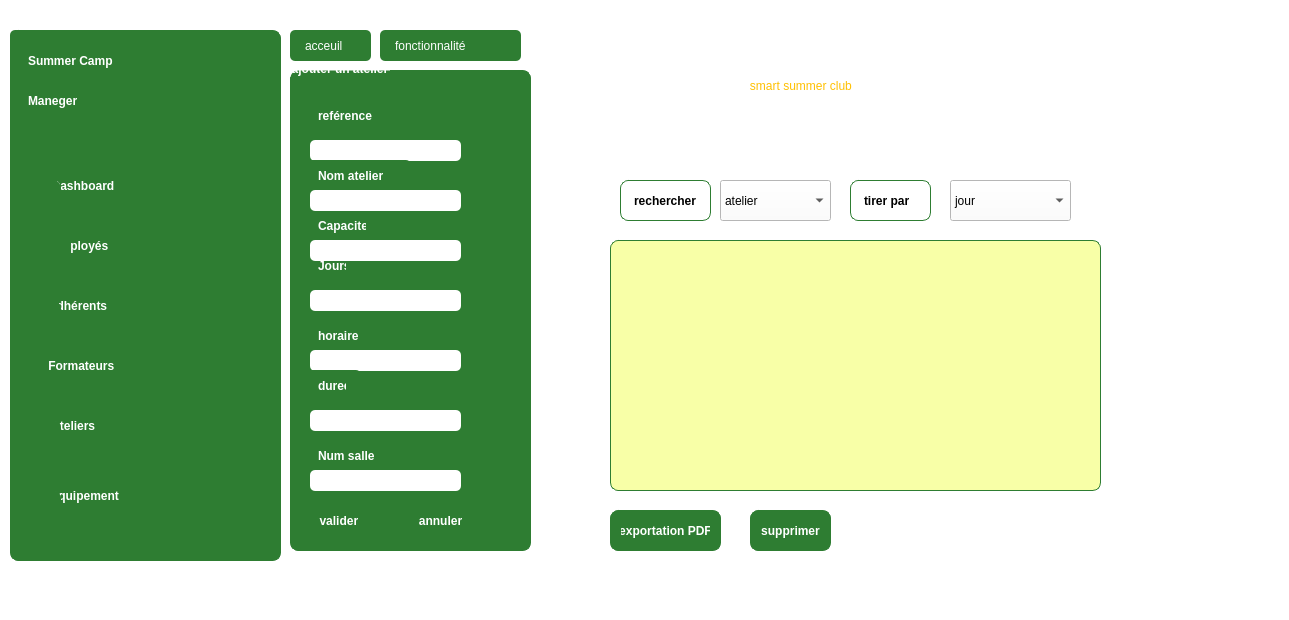
<?xml version="1.0" encoding="UTF-8"?>
<ui version="4.0">
 <class>MainWindow</class>
 <widget class="QMainWindow" name="MainWindow">
  <property name="geometry">
   <rect>
    <x>0</x>
    <y>0</y>
    <width>1289</width>
    <height>620</height>
   </rect>
  </property>
  <property name="windowTitle">
   <string>MainWindow</string>
  </property>
  <property name="styleSheet">
   <string notr="true">background-color: rgb(255, 255, 255);</string>
  </property>
  <widget class="QWidget" name="centralwidget">
   <widget class="QGroupBox" name="groupBox_5">
    <property name="geometry">
     <rect>
      <x>290</x>
      <y>60</y>
      <width>241</width>
      <height>491</height>
     </rect>
    </property>
    <property name="styleSheet">
     <string notr="true">  background-color: #2E7D32;   
font: 12pt &quot;Segoe UI&quot;;
    color: white;                
    border: 1px solid #2e7d32;   
    border-radius: 8px;
    margin-top: 10px;
    padding: 10px;
    font-weight: bold;</string>
    </property>
    <property name="title">
     <string>ajouter un atelier</string>
    </property>
    <widget class="QLineEdit" name="lineEdit_22">
     <property name="geometry">
      <rect>
       <x>20</x>
       <y>70</y>
       <width>151</width>
       <height>31</height>
      </rect>
     </property>
     <property name="styleSheet">
      <string notr="true">   
background-color: rgb(255, 255, 255);
font: 7pt &quot;Segoe UI&quot;;
    color: white;                
    border: none;               
    border-radius: 5px;         
    padding: 8px 15px;          
    text-align: left; </string>
     </property>
    </widget>
    <widget class="QLabel" name="label_26">
     <property name="geometry">
      <rect>
       <x>10</x>
       <y>30</y>
       <width>91</width>
       <height>41</height>
      </rect>
     </property>
     <property name="styleSheet">
      <string notr="true"> background-color: #2E7D32;   
font: 600 7pt &quot;Segoe UI&quot;;
font: 7pt &quot;Segoe UI&quot;;

    color: white;                
    border: none;               
    border-radius: 5px;         
    padding: 8px 15px;          
    text-align: left; </string>
     </property>
     <property name="text">
      <string>reférence</string>
     </property>
    </widget>
    <widget class="QLabel" name="label_27">
     <property name="geometry">
      <rect>
       <x>10</x>
       <y>90</y>
       <width>111</width>
       <height>41</height>
      </rect>
     </property>
     <property name="styleSheet">
      <string notr="true"> background-color: #2E7D32;   
font: 7pt &quot;Segoe UI&quot;;
    color: white;                
    border: none;               
    border-radius: 5px;         
    padding: 8px 15px;          
    text-align: left; </string>
     </property>
     <property name="text">
      <string>Nom atelier</string>
     </property>
    </widget>
    <widget class="QLabel" name="label_28">
     <property name="geometry">
      <rect>
       <x>10</x>
       <y>140</y>
       <width>81</width>
       <height>41</height>
      </rect>
     </property>
     <property name="styleSheet">
      <string notr="true"> background-color: #2E7D32;   
font: 7pt &quot;Segoe UI&quot;;
    color: white;                
    border: none;               
    border-radius: 5px;         
    padding: 8px 15px;          
    text-align: left; </string>
     </property>
     <property name="text">
      <string>Capacite </string>
     </property>
    </widget>
    <widget class="QLineEdit" name="lineEdit_23">
     <property name="geometry">
      <rect>
       <x>20</x>
       <y>120</y>
       <width>151</width>
       <height>31</height>
      </rect>
     </property>
     <property name="styleSheet">
      <string notr="true"> 
background-color: rgb(255, 255, 255);
font: 7pt &quot;Segoe UI&quot;;
    color: white;                
    border: none;               
    border-radius: 5px;         
    padding: 8px 15px;          
    text-align: left; </string>
     </property>
    </widget>
    <widget class="QLabel" name="label_29">
     <property name="geometry">
      <rect>
       <x>30</x>
       <y>230</y>
       <width>63</width>
       <height>20</height>
      </rect>
     </property>
     <property name="text">
      <string/>
     </property>
    </widget>
    <widget class="QLabel" name="label_30">
     <property name="geometry">
      <rect>
       <x>10</x>
       <y>180</y>
       <width>61</width>
       <height>41</height>
      </rect>
     </property>
     <property name="styleSheet">
      <string notr="true"> background-color: #2E7D32;   
font: 7pt &quot;Segoe UI&quot;;
    color: white;                
    border: none;               
    border-radius: 5px;         
    padding: 8px 15px;          
    text-align: left; </string>
     </property>
     <property name="text">
      <string>Jours</string>
     </property>
    </widget>
    <widget class="QLineEdit" name="lineEdit_24">
     <property name="geometry">
      <rect>
       <x>20</x>
       <y>170</y>
       <width>151</width>
       <height>31</height>
      </rect>
     </property>
     <property name="styleSheet">
      <string notr="true"> 
background-color: rgb(255, 255, 255);
font: 7pt &quot;Segoe UI&quot;;
    color: white;                
    border: none;               
    border-radius: 5px;         
    padding: 8px 15px;          
    text-align: left; </string>
     </property>
    </widget>
    <widget class="QLabel" name="label_31">
     <property name="geometry">
      <rect>
       <x>10</x>
       <y>250</y>
       <width>81</width>
       <height>41</height>
      </rect>
     </property>
     <property name="styleSheet">
      <string notr="true"> background-color: #2E7D32;   
font: 7pt &quot;Segoe UI&quot;;
    color: white;                
    border: none;               
    border-radius: 5px;         
    padding: 8px 15px;          
    text-align: left; </string>
     </property>
     <property name="text">
      <string>horaire</string>
     </property>
    </widget>
    <widget class="QLineEdit" name="lineEdit_25">
     <property name="geometry">
      <rect>
       <x>20</x>
       <y>220</y>
       <width>151</width>
       <height>31</height>
      </rect>
     </property>
     <property name="styleSheet">
      <string notr="true"> 
background-color: rgb(255, 255, 255);
font: 7pt &quot;Segoe UI&quot;;
    color: white;                
    border: none;               
    border-radius: 5px;         
    padding: 8px 15px;          
    text-align: left; </string>
     </property>
    </widget>
    <widget class="QLineEdit" name="lineEdit_26">
     <property name="geometry">
      <rect>
       <x>20</x>
       <y>280</y>
       <width>151</width>
       <height>31</height>
      </rect>
     </property>
     <property name="styleSheet">
      <string notr="true"> 
background-color: rgb(255, 255, 255);
font: 7pt &quot;Segoe UI&quot;;
    color: white;                
    border: none;               
    border-radius: 5px;         
    padding: 8px 15px;          
    text-align: left; </string>
     </property>
    </widget>
    <widget class="QLineEdit" name="lineEdit_27">
     <property name="geometry">
      <rect>
       <x>20</x>
       <y>340</y>
       <width>151</width>
       <height>31</height>
      </rect>
     </property>
     <property name="styleSheet">
      <string notr="true"> 
background-color: rgb(255, 255, 255);
font: 7pt &quot;Segoe UI&quot;;
    color: white;                
    border: none;               
    border-radius: 5px;         
    padding: 8px 15px;          
    text-align: left; </string>
     </property>
    </widget>
    <widget class="QLabel" name="label_32">
     <property name="geometry">
      <rect>
       <x>10</x>
       <y>300</y>
       <width>61</width>
       <height>41</height>
      </rect>
     </property>
     <property name="styleSheet">
      <string notr="true"> background-color: #2E7D32;   
font: 7pt &quot;Segoe UI&quot;;
    color: white;                
    border: none;               
    border-radius: 5px;         
    padding: 8px 15px;          
    text-align: left; </string>
     </property>
     <property name="text">
      <string>duree</string>
     </property>
    </widget>
    <widget class="QLabel" name="label_33">
     <property name="geometry">
      <rect>
       <x>10</x>
       <y>370</y>
       <width>91</width>
       <height>41</height>
      </rect>
     </property>
     <property name="styleSheet">
      <string notr="true"> background-color: #2E7D32;   
font: 7pt &quot;Segoe UI&quot;;
    color: white;                
    border: none;               
    border-radius: 5px;         
    padding: 8px 15px;          
    text-align: left; </string>
     </property>
     <property name="text">
      <string>Num salle</string>
     </property>
    </widget>
    <widget class="QLineEdit" name="lineEdit_28">
     <property name="geometry">
      <rect>
       <x>20</x>
       <y>400</y>
       <width>151</width>
       <height>31</height>
      </rect>
     </property>
     <property name="styleSheet">
      <string notr="true"> 
background-color: rgb(255, 255, 255);
font: 7pt &quot;Segoe UI&quot;;
    color: white;                
    border: none;               
    border-radius: 5px;         
    padding: 8px 15px;          
    text-align: left; </string>
     </property>
    </widget>
    <widget class="QPushButton" name="pushButton_7">
     <property name="geometry">
      <rect>
       <x>10</x>
       <y>430</y>
       <width>81</width>
       <height>51</height>
      </rect>
     </property>
     <property name="styleSheet">
      <string notr="true"> background-color: #2E7D32;   
font: 7pt &quot;Segoe UI&quot;;
    color: white;                
    border: 1px solid #2e7d32;   
    border-radius: 8px;
    margin-top: 10px;
    padding: 10px;
    font-weight: bold;</string>
     </property>
     <property name="text">
      <string>valider </string>
     </property>
    </widget>
    <widget class="QPushButton" name="pushButton_8">
     <property name="geometry">
      <rect>
       <x>110</x>
       <y>430</y>
       <width>81</width>
       <height>51</height>
      </rect>
     </property>
     <property name="styleSheet">
      <string notr="true"> background-color: #2E7D32;   
font: 7pt &quot;Segoe UI&quot;;
    color: white;                
    border: 1px solid #2e7d32;   
    border-radius: 8px;
    margin-top: 10px;
    padding: 10px;
    font-weight: bold;
</string>
     </property>
     <property name="text">
      <string>annuler</string>
     </property>
    </widget>
   </widget>
   <widget class="QPushButton" name="pushButton_9">
    <property name="geometry">
     <rect>
      <x>290</x>
      <y>30</y>
      <width>81</width>
      <height>31</height>
     </rect>
    </property>
    <property name="styleSheet">
     <string notr="true"> background-color: #2E7D32;   
font: 600 11pt &quot;Segoe UI&quot;;
font: 10pt &quot;Segoe UI&quot;;
    color: white;                
    border: none;               
    border-radius: 5px;         
    padding: 8px 15px;          
    text-align: left; </string>
    </property>
    <property name="text">
     <string>acceuil</string>
    </property>
   </widget>
   <widget class="QPushButton" name="pushButton_10">
    <property name="geometry">
     <rect>
      <x>380</x>
      <y>30</y>
      <width>141</width>
      <height>31</height>
     </rect>
    </property>
    <property name="styleSheet">
     <string notr="true"> background-color: #2E7D32;   
font: 600 11pt &quot;Segoe UI&quot;;
font: 10pt &quot;Segoe UI&quot;;
    color: white;                
    border: none;               
    border-radius: 5px;         
    padding: 8px 15px;          
    text-align: left; </string>
    </property>
    <property name="text">
     <string>fonctionnalité</string>
    </property>
   </widget>
   <widget class="QWidget" name="widget" native="true">
    <property name="geometry">
     <rect>
      <x>610</x>
      <y>230</y>
      <width>491</width>
      <height>261</height>
     </rect>
    </property>
    <property name="styleSheet">
     <string notr="true">background-color: rgb(248, 255, 167);
  
font: 12pt &quot;Segoe UI&quot;;
    color: white;                
    border: 1px solid #2e7d32;   
    border-radius: 8px;
    margin-top: 10px;
    padding: 10px;
    font-weight: bold;</string>
    </property>
   </widget>
   <widget class="QLabel" name="label">
    <property name="geometry">
     <rect>
      <x>620</x>
      <y>170</y>
      <width>91</width>
      <height>51</height>
     </rect>
    </property>
    <property name="styleSheet">
     <string notr="true">background-color: rgb(255, 255, 255);

font: 8pt &quot;Segoe UI&quot;;
    color: black;                
    border: 1px solid #2e7d32;   
    border-radius: 8px;
    margin-top: 10px;
    padding: 10px;
    font-weight: bold;</string>
    </property>
    <property name="text">
     <string>rechercher </string>
    </property>
   </widget>
   <widget class="QLabel" name="label_4">
    <property name="geometry">
     <rect>
      <x>850</x>
      <y>170</y>
      <width>81</width>
      <height>51</height>
     </rect>
    </property>
    <property name="styleSheet">
     <string notr="true">  
background-color: rgb(255, 255, 255);
font: 8pt &quot;Segoe UI&quot;;
    color: black;                
    border: 1px solid #2e7d32;   
    border-radius: 8px;
    margin-top: 10px;
    padding: 10px;
    font-weight: bold;</string>
    </property>
    <property name="text">
     <string>tirer par</string>
    </property>
   </widget>
   <widget class="QPushButton" name="pushButton_11">
    <property name="geometry">
     <rect>
      <x>610</x>
      <y>500</y>
      <width>111</width>
      <height>51</height>
     </rect>
    </property>
    <property name="styleSheet">
     <string notr="true"> background-color: #2E7D32;   
font: 7pt &quot;Segoe UI&quot;;
    color: white;                
    border: 1px solid #2e7d32;   
    border-radius: 8px;
    margin-top: 10px;
    padding: 10px;
    font-weight: bold;</string>
    </property>
    <property name="text">
     <string>exportation PDF</string>
    </property>
   </widget>
   <widget class="QPushButton" name="pushButton_12">
    <property name="geometry">
     <rect>
      <x>750</x>
      <y>500</y>
      <width>81</width>
      <height>51</height>
     </rect>
    </property>
    <property name="styleSheet">
     <string notr="true"> background-color: #2E7D32;   
font: 7pt &quot;Segoe UI&quot;;
    color: white;                
    border: 1px solid #2e7d32;   
    border-radius: 8px;
    margin-top: 10px;
    padding: 10px;
    font-weight: bold;</string>
    </property>
    <property name="text">
     <string>supprimer</string>
    </property>
   </widget>
   <widget class="QComboBox" name="comboBox">
    <property name="geometry">
     <rect>
      <x>720</x>
      <y>180</y>
      <width>111</width>
      <height>41</height>
     </rect>
    </property>
    <item>
     <property name="text">
      <string>atelier</string>
     </property>
    </item>
   </widget>
   <widget class="QComboBox" name="comboBox_2">
    <property name="geometry">
     <rect>
      <x>950</x>
      <y>180</y>
      <width>121</width>
      <height>41</height>
     </rect>
    </property>
    <item>
     <property name="text">
      <string>jour</string>
     </property>
    </item>
   </widget>
   <widget class="QLabel" name="label_5">
    <property name="geometry">
     <rect>
      <x>610</x>
      <y>30</y>
      <width>131</width>
      <height>101</height>
     </rect>
    </property>
    <property name="text">
     <string/>
    </property>
    <property name="pixmap">
     <pixmap>../../Downloads/logoooooooo.png</pixmap>
    </property>
    <property name="scaledContents">
     <bool>true</bool>
    </property>
   </widget>
   <widget class="QGroupBox" name="groupBox">
    <property name="geometry">
     <rect>
      <x>10</x>
      <y>20</y>
      <width>271</width>
      <height>541</height>
     </rect>
    </property>
    <property name="styleSheet">
     <string notr="true"> background-color: #2E7D32;   
font: 12pt &quot;Segoe UI&quot;;
    color: white;                
    border: 1px solid #2e7d32;   
    border-radius: 8px;
    margin-top: 10px;
    padding: 10px;
    font-weight: bold;</string>
    </property>
    <property name="title">
     <string/>
    </property>
    <widget class="QPushButton" name="pushButton">
     <property name="geometry">
      <rect>
       <x>0</x>
       <y>130</y>
       <width>271</width>
       <height>61</height>
      </rect>
     </property>
     <property name="styleSheet">
      <string notr="true"> background-color: #2E7D32;    
font: 600 11pt &quot;Segoe UI&quot;;
font: 14pt &quot;Segoe UI&quot;;
    color: white;                
    border: none;               
    border-radius: 5px;         
    padding: 8px 15px;          
    text-align: left; </string>
     </property>
     <property name="text">
      <string>        Dashboard</string>
     </property>
     <property name="icon">
      <iconset theme="QIcon::ThemeIcon::ImageLoading"/>
     </property>
    </widget>
    <widget class="QPushButton" name="pushButton_2">
     <property name="geometry">
      <rect>
       <x>0</x>
       <y>190</y>
       <width>271</width>
       <height>61</height>
      </rect>
     </property>
     <property name="styleSheet">
      <string notr="true"> background-color:#2E7D32;   
font: 14pt &quot;Segoe UI&quot;;
    color: white;                
    border: none;               
    border-radius: 5px;         
    padding: 8px 15px;          
    text-align: left; </string>
     </property>
     <property name="text">
      <string>        Employés</string>
     </property>
    </widget>
    <widget class="QPushButton" name="pushButton_4">
     <property name="geometry">
      <rect>
       <x>0</x>
       <y>310</y>
       <width>271</width>
       <height>61</height>
      </rect>
     </property>
     <property name="styleSheet">
      <string notr="true"> background-color: #2E7D32;   
font: 14pt &quot;Segoe UI&quot;;
    color: white;                
    border: none;               
    border-radius: 5px;         
    padding: 8px 15px;          
    text-align: left; </string>
     </property>
     <property name="text">
      <string>       Formateurs</string>
     </property>
    </widget>
    <widget class="QPushButton" name="pushButton_3">
     <property name="geometry">
      <rect>
       <x>0</x>
       <y>250</y>
       <width>271</width>
       <height>61</height>
      </rect>
     </property>
     <property name="styleSheet">
      <string notr="true"> background-color: #2E7D32;   
font: 14pt &quot;Segoe UI&quot;;
    color: white;                
    border: none;               
    border-radius: 5px;         
    padding: 8px 15px;          
    text-align: left; </string>
     </property>
     <property name="text">
      <string>       Adhérents</string>
     </property>
    </widget>
    <widget class="QPushButton" name="pushButton_5">
     <property name="geometry">
      <rect>
       <x>0</x>
       <y>370</y>
       <width>271</width>
       <height>61</height>
      </rect>
     </property>
     <property name="styleSheet">
      <string notr="true">  
 background-color: #2E7D32;
font: 14pt &quot;Segoe UI&quot;;
    color: white;                
    border: none;               
    border-radius: 5px;         
    padding: 8px 15px;          
    text-align: left; </string>
     </property>
     <property name="text">
      <string>        Ateliers</string>
     </property>
    </widget>
    <widget class="QPushButton" name="pushButton_6">
     <property name="geometry">
      <rect>
       <x>0</x>
       <y>430</y>
       <width>271</width>
       <height>81</height>
      </rect>
     </property>
     <property name="styleSheet">
      <string notr="true"> background-color: #2E7D32;   
font: 14pt &quot;Segoe UI&quot;;
    color: white;                
    border: none;               
    border-radius: 5px;         
    padding: 8px 15px;          
    text-align: left; </string>
     </property>
     <property name="text">
      <string>        équipement</string>
     </property>
    </widget>
    <widget class="QLabel" name="label_2">
     <property name="geometry">
      <rect>
       <x>0</x>
       <y>40</y>
       <width>151</width>
       <height>71</height>
      </rect>
     </property>
     <property name="styleSheet">
      <string notr="true"> background-color: #2E7D32;    
font: 600 16pt &quot;Segoe UI&quot;;

    color: white;                
    border: none;               
    border-radius: 5px;         
    padding: 8px 15px;          
    text-align: left; </string>
     </property>
     <property name="text">
      <string>Maneger</string>
     </property>
    </widget>
    <widget class="QLabel" name="label_3">
     <property name="geometry">
      <rect>
       <x>0</x>
       <y>0</y>
       <width>221</width>
       <height>71</height>
      </rect>
     </property>
     <property name="styleSheet">
      <string notr="true"> background-color: #2E7D32;   
font: 600 16pt &quot;Segoe UI&quot;;

    color: white;                
    border: none;               
    border-radius: 5px;         
    padding: 8px 15px;          
    text-align: left; </string>
     </property>
     <property name="text">
      <string>Summer Camp </string>
     </property>
    </widget>
    <widget class="QLabel" name="label_8">
     <property name="geometry">
      <rect>
       <x>20</x>
       <y>270</y>
       <width>31</width>
       <height>31</height>
      </rect>
     </property>
     <property name="text">
      <string/>
     </property>
     <property name="pixmap">
      <pixmap>../../Pictures/adherent.jpg</pixmap>
     </property>
     <property name="scaledContents">
      <bool>true</bool>
     </property>
    </widget>
    <widget class="QLabel" name="label_11">
     <property name="geometry">
      <rect>
       <x>20</x>
       <y>340</y>
       <width>31</width>
       <height>21</height>
      </rect>
     </property>
     <property name="text">
      <string/>
     </property>
     <property name="pixmap">
      <pixmap>../../Pictures/formateur.jpg</pixmap>
     </property>
     <property name="scaledContents">
      <bool>true</bool>
     </property>
    </widget>
    <widget class="QLabel" name="label_7">
     <property name="geometry">
      <rect>
       <x>20</x>
       <y>390</y>
       <width>31</width>
       <height>31</height>
      </rect>
     </property>
     <property name="text">
      <string/>
     </property>
     <property name="pixmap">
      <pixmap>../../Pictures/atelier.jpg</pixmap>
     </property>
     <property name="scaledContents">
      <bool>true</bool>
     </property>
    </widget>
    <widget class="QLabel" name="label_9">
     <property name="geometry">
      <rect>
       <x>20</x>
       <y>460</y>
       <width>31</width>
       <height>31</height>
      </rect>
     </property>
     <property name="text">
      <string/>
     </property>
     <property name="pixmap">
      <pixmap>../../Pictures/forniture.jpg</pixmap>
     </property>
     <property name="scaledContents">
      <bool>true</bool>
     </property>
    </widget>
    <widget class="QLabel" name="label_10">
     <property name="geometry">
      <rect>
       <x>10</x>
       <y>200</y>
       <width>51</width>
       <height>51</height>
      </rect>
     </property>
     <property name="styleSheet">
      <string notr="true"/>
     </property>
     <property name="text">
      <string/>
     </property>
     <property name="pixmap">
      <pixmap>../../Pictures/employe.jpg</pixmap>
     </property>
     <property name="scaledContents">
      <bool>true</bool>
     </property>
    </widget>
    <widget class="QLabel" name="label_6">
     <property name="geometry">
      <rect>
       <x>20</x>
       <y>150</y>
       <width>31</width>
       <height>31</height>
      </rect>
     </property>
     <property name="styleSheet">
      <string notr="true"/>
     </property>
     <property name="text">
      <string/>
     </property>
     <property name="pixmap">
      <pixmap>../../Pictures/dashboard.jpg</pixmap>
     </property>
     <property name="scaledContents">
      <bool>true</bool>
     </property>
    </widget>
   </widget>
   <widget class="QLabel" name="label_12">
    <property name="geometry">
     <rect>
      <x>740</x>
      <y>60</y>
      <width>301</width>
      <height>51</height>
     </rect>
    </property>
    <property name="styleSheet">
     <string notr="true">color: rgb(255, 192, 2);

font: 900 italic 16pt &quot;Segoe UI&quot;;</string>
    </property>
    <property name="text">
     <string>   smart summer club</string>
    </property>
   </widget>
  </widget>
  <widget class="QMenuBar" name="menubar">
   <property name="geometry">
    <rect>
     <x>0</x>
     <y>0</y>
     <width>1289</width>
     <height>26</height>
    </rect>
   </property>
  </widget>
  <widget class="QStatusBar" name="statusbar"/>
 </widget>
 <resources/>
 <connections/>
</ui>
